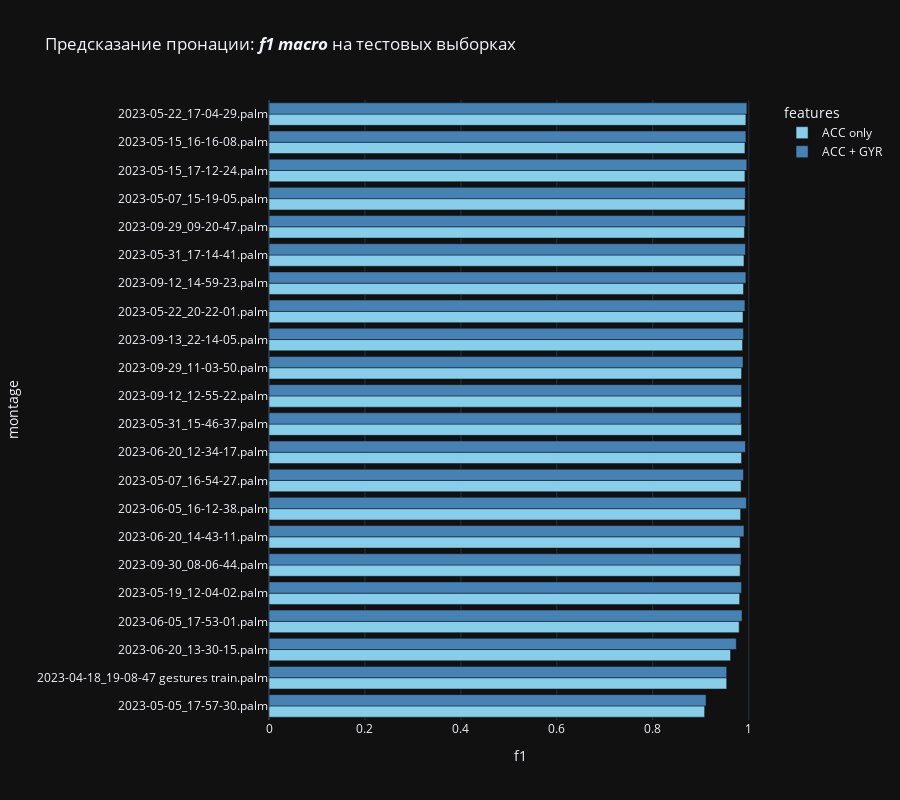

Here is the notebook cell this chart was saved with:
### Code cell
px.bar(
    fig_data, x='f1', y='montage', 
    color='features', barmode='group', 
    width=900, height=800,
    color_discrete_map={'ACC only': 'skyblue', 'ACC + GYR': 'steelblue'},
    title='Предсказание пронации: <b><i>f1 macro</i></b> на тестовых выборках'
)

### Figure 1 — Plotly figure (JSON) as saved in the notebook; plotly's stock layout.template omitted (floating-point values rounded to 4 significant figures)
{"data": [{"alignmentgroup": "True", "hovertemplate": "features=ACC only<br>f1=%{x}<br>montage=%{y}<extra></extra>", "legendgroup": "ACC only", "marker": {"color": "skyblue", "pattern": {"shape": ""}}, "name": "ACC only", "offsetgroup": "ACC only", "orientation": "h", "showlegend": true, "textposition": "auto", "type": "bar", "x": [0.908, 0.954, 0.962, 0.98, 0.981, 0.982, 0.982, 0.983, 0.984, 0.985, 0.985, 0.985, 0.985, 0.987, 0.988, 0.989, 0.99, 0.991, 0.992, 0.992, 0.992, 0.994], "xaxis": "x", "y": ["2023-05-05_17-57-30.palm", "2023-04-18_19-08-47 gestures train.palm", "2023-06-20_13-30-15.palm", "2023-06-05_17-53-01.palm", "2023-05-19_12-04-02.palm", "2023-09-30_08-06-44.palm", "2023-06-20_14-43-11.palm", "2023-06-05_16-12-38.palm", "2023-05-07_16-54-27.palm", "2023-06-20_12-34-17.palm", "2023-05-31_15-46-37.palm", "2023-09-12_12-55-22.palm", "2023-09-29_11-03-50.palm", "2023-09-13_22-14-05.palm", "2023-05-22_20-22-01.palm", "2023-09-12_14-59-23.palm", "2023-05-31_17-14-41.palm", "2023-09-29_09-20-47.palm", "2023-05-07_15-19-05.palm", "2023-05-15_17-12-24.palm", "2023-05-15_16-16-08.palm", "2023-05-22_17-04-29.palm"], "yaxis": "y"}, {"alignmentgroup": "True", "hovertemplate": "features=ACC + GYR<br>f1=%{x}<br>montage=%{y}<extra></extra>", "legendgroup": "ACC + GYR", "marker": {"color": "steelblue", "pattern": {"shape": ""}}, "name": "ACC + GYR", "offsetgroup": "ACC + GYR", "orientation": "h", "showlegend": true, "textposition": "auto", "type": "bar", "x": [0.911, 0.954, 0.974, 0.984, 0.984, 0.985, 0.985, 0.986, 0.988, 0.989, 0.989, 0.99, 0.992, 0.993, 0.993, 0.993, 0.993, 0.994, 0.994, 0.995, 0.996, 0.996], "xaxis": "x", "y": ["2023-05-05_17-57-30.palm", "2023-04-18_19-08-47 gestures train.palm", "2023-06-20_13-30-15.palm", "2023-05-31_15-46-37.palm", "2023-09-30_08-06-44.palm", "2023-09-12_12-55-22.palm", "2023-05-19_12-04-02.palm", "2023-06-05_17-53-01.palm", "2023-09-29_11-03-50.palm", "2023-05-07_16-54-27.palm", "2023-09-13_22-14-05.palm", "2023-06-20_14-43-11.palm", "2023-05-22_20-22-01.palm", "2023-05-07_15-19-05.palm", "2023-05-31_17-14-41.palm", "2023-09-29_09-20-47.palm", "2023-06-20_12-34-17.palm", "2023-05-15_16-16-08.palm", "2023-09-12_14-59-23.palm", "2023-06-05_16-12-38.palm", "2023-05-15_17-12-24.palm", "2023-05-22_17-04-29.palm"], "yaxis": "y"}], "layout": {"barmode": "group", "height": 800, "legend": {"title": {"text": "features"}, "tracegroupgap": 0}, "title": {"text": "Предсказание пронации: <b><i>f1 macro</i></b> на тестовых выборках"}, "width": 900, "xaxis": {"anchor": "y", "domain": [0, 1], "title": {"text": "f1"}}, "yaxis": {"anchor": "x", "domain": [0, 1], "title": {"text": "montage"}}}}
